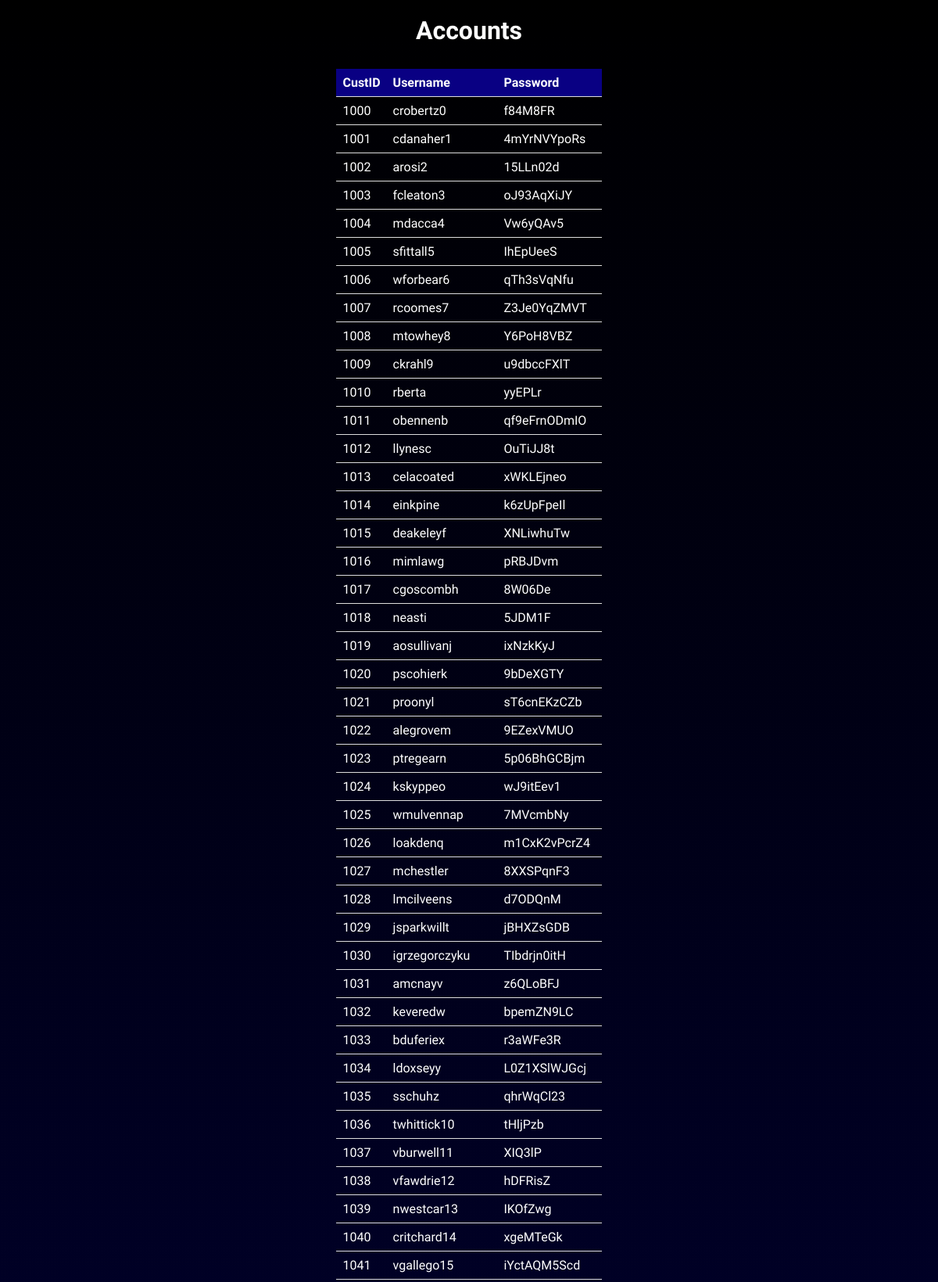
The page /html_files/tables/accounts.php (upper part) on the database its author committed.
### tables this page shows
CREATE TABLE IF NOT EXISTS Accounts (
        CustID INT NOT NULL AUTO_INCREMENT,
        Username VARCHAR(30) NOT NULL,
        Password VARCHAR(30) NOT NULL,
        PRIMARY KEY (CustID),
        FOREIGN KEY (CustID) REFERENCES Customers(CustID) ON DELETE CASCADE
    );

### html_files/tables/accounts.php (the view, shortened to what this page needs)
<!DOCTYPE html>
<html>
<head>
    <link rel="stylesheet" href="../style.css">
</head>
<body>
    <h2>Accounts</h2>
    <table>
        <tr>
            <th>CustID</th>
            <th>Username</th>
            <th>Password</th>
        </tr>
        <?php
            $servername = "localhost";
            $username = "root";
            $password = "root";
            $dbname = "bumper_bazaar";
            $conn = new mysqli($servername, $username, $password, $dbname);
            $sql = "SELECT * FROM accounts";
            $result = $conn->query($sql);
            while ($row = $result->fetch_assoc()) {
                echo "<tr>";
                echo "<td>".$row['CustID']."</td>";
                echo "<td>".$row['Username']."</td>";
                echo "<td>".$row['Password']."</td>";
                echo "</tr>";
            }
        ?>
    </table>
</body>
</html>

### html_files/style.css (style rules this page uses)
* { margin: 10px; padding: 0; font-family: Ubuntu, Consolas; color: white; }
body { background: -webkit-linear-gradient(black, rgb(1, 1, 126)); background-size: cover; background-repeat: no-repeat; background-attachment: fixed; }
h2 { text-align: center; margin-bottom: 30px; font-size: 2rem; }
table { margin: auto; border-collapse: collapse; }
th, td { padding: 8px; text-align: left; border-bottom: 1px solid #ddd; }
th { background-color: #090083; }

### rows shown on the page
accounts: CustID "1000", Username "crobertz0", Password "f84M8FR"
accounts: CustID "1001", Username "cdanaher1", Password "4mYrNVYpoRs"
accounts: CustID "1002", Username "arosi2", Password "15LLn02d"
accounts: CustID "1003", Username "fcleaton3", Password "oJ93AqXiJY"
accounts: CustID "1004", Username "mdacca4", Password "Vw6yQAv5"
accounts: CustID "1005", Username "sfittall5", Password "IhEpUeeS"
accounts: CustID "1006", Username "wforbear6", Password "qTh3sVqNfu"
accounts: CustID "1007", Username "rcoomes7", Password "Z3Je0YqZMVT"
accounts: CustID "1008", Username "mtowhey8", Password "Y6PoH8VBZ"
accounts: CustID "1009", Username "ckrahl9", Password "u9dbccFXlT"
accounts: CustID "1010", Username "rberta", Password "yyEPLr"
accounts: CustID "1011", Username "obennenb", Password "qf9eFrnODmIO"
accounts: CustID "1012", Username "llynesc", Password "OuTiJJ8t"
accounts: CustID "1013", Username "celacoated", Password "xWKLEjneo"
accounts: CustID "1014", Username "einkpine", Password "k6zUpFpeIl"
accounts: CustID "1015", Username "deakeleyf", Password "XNLiwhuTw"
accounts: CustID "1016", Username "mimlawg", Password "pRBJDvm"
accounts: CustID "1017", Username "cgoscombh", Password "8W06De"
accounts: CustID "1018", Username "neasti", Password "5JDM1F"
accounts: CustID "1019", Username "aosullivanj", Password "ixNzkKyJ"
accounts: CustID "1020", Username "pscohierk", Password "9bDeXGTY"
accounts: CustID "1021", Username "proonyl", Password "sT6cnEKzCZb"
accounts: CustID "1022", Username "alegrovem", Password "9EZexVMUO"
accounts: CustID "1023", Username "ptregearn", Password "5p06BhGCBjm"
accounts: CustID "1024", Username "kskyppeo", Password "wJ9itEev1"
accounts: CustID "1025", Username "wmulvennap", Password "7MVcmbNy"
accounts: CustID "1026", Username "loakdenq", Password "m1CxK2vPcrZ4"
accounts: CustID "1027", Username "mchestler", Password "8XXSPqnF3"
accounts: CustID "1028", Username "lmcilveens", Password "d7ODQnM"
accounts: CustID "1029", Username "jsparkwillt", Password "jBHXZsGDB"
accounts: CustID "1030", Username "igrzegorczyku", Password "TIbdrjn0itH"
accounts: CustID "1031", Username "amcnayv", Password "z6QLoBFJ"
accounts: CustID "1032", Username "keveredw", Password "bpemZN9LC"
accounts: CustID "1033", Username "bduferiex", Password "r3aWFe3R"
accounts: CustID "1034", Username "ldoxseyy", Password "L0Z1XSlWJGcj"
accounts: CustID "1035", Username "sschuhz", Password "qhrWqCl23"
accounts: CustID "1036", Username "twhittick10", Password "tHljPzb"
accounts: CustID "1037", Username "vburwell11", Password "XIQ3lP"
accounts: CustID "1038", Username "vfawdrie12", Password "hDFRisZ"
accounts: CustID "1039", Username "nwestcar13", Password "IKOfZwg"
accounts: CustID "1040", Username "critchard14", Password "xgeMTeGk"
accounts: CustID "1041", Username "vgallego15", Password "iYctAQM5Scd"
